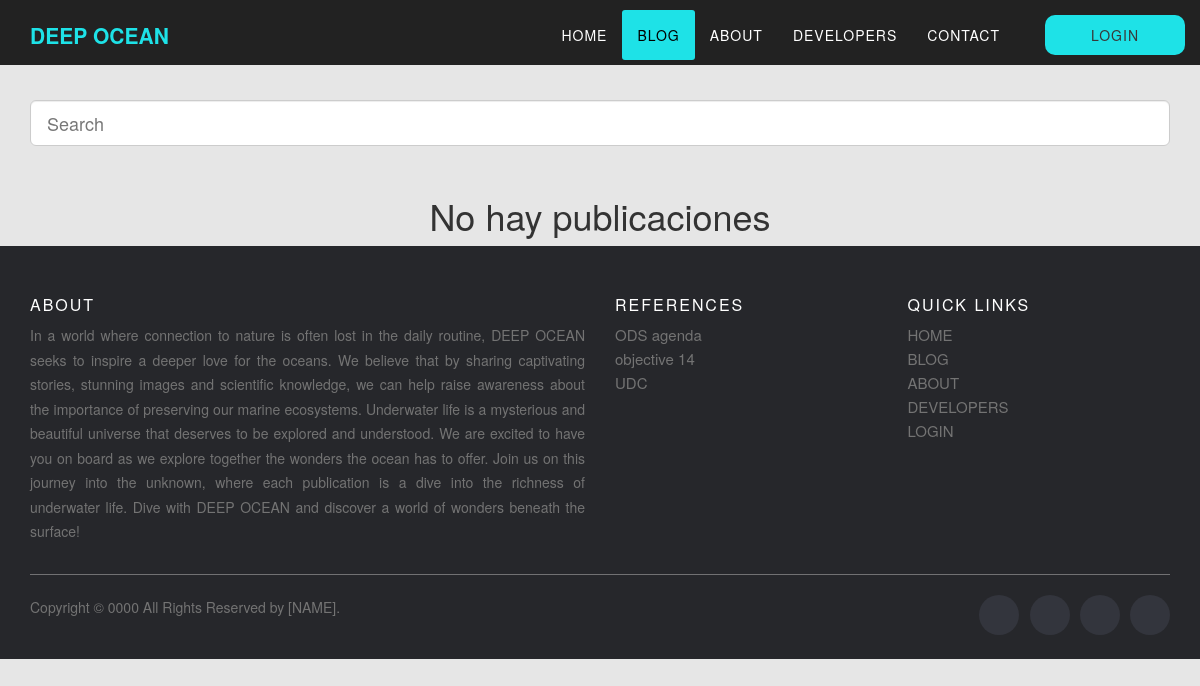
The page /blog.php on the database as committed earlier.
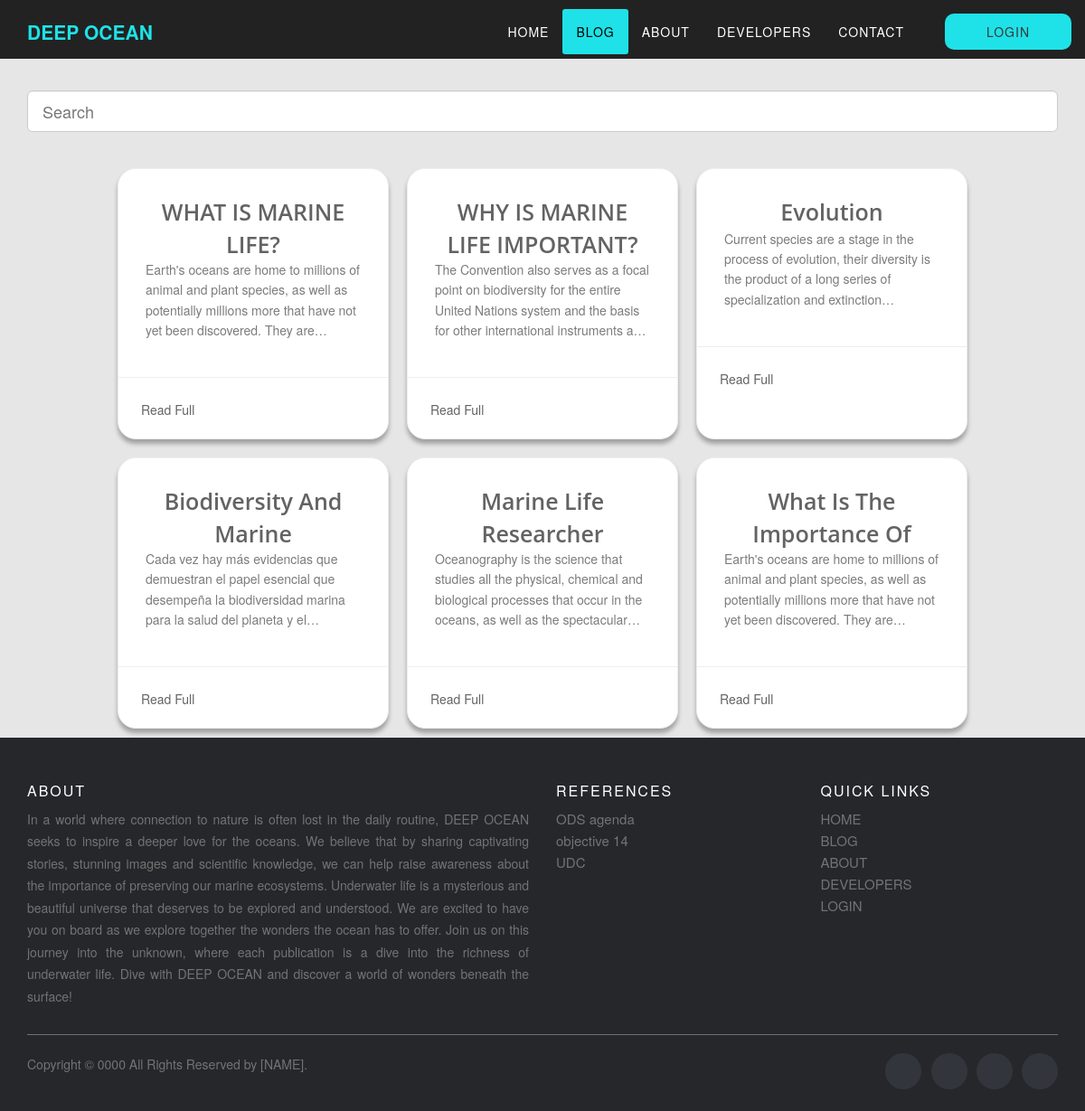
The same page on the database as committed later.
### tables this page shows
CREATE TABLE `texts` (
  `eCodeTexts` int(11) NOT NULL,
  `tContenidoTexts` varchar(1000) NOT NULL,
  `ePosicionTexts` int(11) NOT NULL,
  `epublicacionTexts` int(11) NOT NULL
);

CREATE TABLE `publicaciones` (
  `eCodePublicaciones` int(11) NOT NULL,
  `eUserPublicaciones` int(11) NOT NULL,
  `tTitlePublicaciones` varchar(100) NOT NULL,
  `fCreationPublicaciones` datetime NOT NULL,
  `fUpdatePublicaciones` datetime DEFAULT NULL,
  `eUpdatePublicaciones` int(11) DEFAULT NULL,
  `eCategoriaPublicaciones` int(11) NOT NULL,
  `bStatusPublicaciones` tinyint(1) NOT NULL
);

### db/conexion.php (called while the page is built)
<?php
	class Conexion
	{
        private $host;
        private $db;
        private $user;
        private $password;
        private $charset;
        public function __construct(){
            $this->host     = "localhost";
            $this->db       = "pag_pi";
            $this->user     = "root";
            $this->password = "";
            $this->charset  = "utf8mb4";
        }
        function connect(){
            try{
                $connection = "mysql:host=" . $this->host . ";dbname=". $this->db . ";charset=" . $this->charset;
                $options = [
                    PDO::ATTR_ERRMODE           => PDO::ERRMODE_EXCEPTION,
                    PDO::ATTR_EMULATE_PREPARES  => false,
                ];
                $pdo = new PDO($connection, $this->user, $this->password, $options);
                return $pdo;
            }catch(PDOException $e){
                print_r("Error connection: " . $e-> getMessage());
            }
        }
	}
?>

### db/peticiones/blog.php (called while the page is built, shortened)
<?php
include ("./db/conexion.php");
class Contacto extends Conexion {
    public function obtenerTodasLasPublicaciones() {
        $query = $this->connect()->query("SELECT p.eCodePublicaciones, p.tTitlePublicaciones, t.tContenidoTexts
        FROM publicaciones p
        INNER JOIN texts t On t.ePublicacionTexts = p.eCodePublicaciones
        INNER JOIN categorias c ON c.eCodeCategorias = p.eCategoriaPublicaciones
        WHERE t.ePosicionTexts = 1
        AND p.bStatusPublicaciones = 1
        AND c.bStatusCategorias = 1
        ORDER BY p.eCodePublicaciones DESC;
        ");
        $query->execute();
        if ($query->rowCount()){
            $count = 1;
            foreach ($query as $contenido) {
                $datos['publicacion' . $count] = [
                    'eCodePublicaciones'        =>  $contenido['eCodePublicaciones'],
                    'tTitlePublicaciones'       =>  $contenido['tTitlePublicaciones'],
                    'tContenidoTexts'   =>  $contenido['tContenidoTexts']
                ];
                $count++;
            }
            return $datos;
        } else {
            return false;
        }
    }
}
?>

### blog.php (the view, shortened to what this page needs)
<?php
    include("db/peticiones/blog.php");
    $contacto = new Contacto();
?>
<!DOCTYPE html>
<html lang="en">
    <head>
        <link rel="stylesheet" href="./source/library/jquery/jquery-ui-1.13.2.min.css">
        <link rel="stylesheet" href="./source/library/bootstrap/bootstrap3.2.0.min.css">
        <link rel="stylesheet" href="./source/library/fontawesome-free-5.15.4-web/css/all.min.css">
        <link rel="stylesheet" href="./css/style_navBar.css">
        <link rel="stylesheet" href="./css/style_default.css">
        <link rel="stylesheet" href="./css/style_blog.css">
        <link rel="stylesheet" href="./css/style_footer.css">
    </head>
    <body>
        <header>
            <?php include 'views/navBar.php'; ?>
        </header>
        <section class="container-search">
            <input class="form-control input-lg" type="text" placeholder="Search">
        </section>
        <section class="cards">
        <?php
            $publicaciones = $contacto->obtenerTodasLasPublicaciones();
            if ($publicaciones != false){
                foreach ($publicaciones as $publicacion) {
                    ?>
                        <div class="basic-card basic-card-light">
                            <div class="card-content">
                                <span class="card-title"> <?php echo $publicacion['tTitlePublicaciones']; ?> </span>
                                <p class="card-text">
                                    <?php echo $publicacion['tContenidoTexts']; ?>
                                </p>
                            </div>
                            <div class="card-link">
                                <a href="<?php echo "post?post=" . $publicacion['eCodePublicaciones'] ?>" title="Read Full"><span>Read Full</span></a>
                            </div>
                        </div>
                    <?php
                }
            } else {
                echo "<h1>No hay publicaciones</h1>";
            }
        ?>
        </section>
        <?php include 'views/footer.php'; ?>
    </body>
</html>

### views/navBar.php (shortened to what this page needs)
<?php
    $pagina_actual = basename($_SERVER['PHP_SELF']);
    $currentDir = dirname($_SERVER['PHP_SELF']);
?>
    <nav class="navbar navbar-default navbar-fixed-top navbar-shrink">
        <div class="container">
            <div class="navbar-header page-scroll">
                <a class="navbar-brand page-scroll" href="#page-top">DEEP OCEAN</a>
            </div>
            <div class="collapse navbar-collapse" id="bs-example-navbar-collapse-1">
                <ul class="nav navbar-nav navbar-right">
                    <li class=" <?php if ($pagina_actual == "index.php"){ echo'active'; } ?>">
                        <a class="page-scroll" href="<?php echo $currentDir; ?>/">Home</a>
                    </li>
                    <li class=" <?php if ($pagina_actual == "blog.php"){ echo'active'; } ?>">
                        <a class="page-scroll" href="<?php echo $currentDir; ?>/blog">Blog</a>
                    </li>
                    <li class=" <?php if ($pagina_actual == "about.php"){ echo'active'; } ?>">
                        <a class="page-scroll" href="<?php echo $currentDir; ?>/about">About</a>
                    </li>
                    <li class=" <?php if ($pagina_actual == "developers.php"){ echo'active'; } ?>">
                        <a class="page-scroll" href="<?php echo $currentDir; ?>/developers">Developers</a>
                    </li>
                    <li class=" <?php if ($pagina_actual == "contact.php"){ echo'active'; } ?>">
                        <a class="page-scroll" href="<?php echo $currentDir; ?>/contact">Contact</a>
                    </li>
                    <?php
                        if (isset($_SESSION['idUser'])) {
                            echo '<li class="manage-container">
                                    <a class="page-scroll manage" href="' . $currentDir . '/manage/">Manage</a>
                                </li>
                                <li class="log-out-container">
                                    <a class="page-scroll log-out" href="' . $currentDir . '/db/logout">Logout</a>
                                </li>';
                        } else {
                            echo '<li class="log-in-container">
                                    <a class="page-scroll log-in" href="' . $currentDir . '/login">Login</a>
                                </li>';
                        }
                    ?>
                </ul>
            </div>
        </div>
    </nav>

### views/footer.php
  <footer class="site-footer">
      <div class="container">
        <div class="row">
          <div class="col-sm-12 col-md-6">
            <h6>About</h6>
            <p class="text-justify">In a world where connection to nature is often lost in the daily routine, DEEP OCEAN seeks to inspire a deeper love for the oceans. We believe that by sharing captivating stories, stunning images and scientific knowledge, we can help raise awareness about the importance of preserving our marine ecosystems. Underwater life is a mysterious and beautiful universe that deserves to be explored and understood. We are excited to have you on board as we explore together the wonders the ocean has to offer. Join us on this journey into the unknown, where each publication is a dive into the richness of underwater life. Dive with DEEP OCEAN and discover a world of wonders beneath the surface!</p>
          </div>
          <div class="col-xs-6 col-md-3">
            <h6>References</h6>
            <ul class="footer-links">
              <li><a href="https://sdgs.un.org/es/goals">ODS agenda</a></li>
              <li><a href="https://www.un.org/sustainabledevelopment/es/oceans/">objective 14</a></li>
              <li><a href="hhttps://www.ucol.mx/">UDC</a></li>
            </ul>
          </div>
          <div class="col-xs-6 col-md-3">
            <h6>Quick Links</h6>
            <ul class="footer-links">
              <li><a href="<?php echo $currentDir; ?>/">HOME</a></li>
              <li><a href="<?php echo $currentDir; ?>/blog">BLOG</a></li>
              <li><a href="<?php echo $currentDir; ?>/about">ABOUT</a></li>
              <li><a href="<?php echo $currentDir; ?>/developers">DEVELOPERS</a></li>
              <li><a href="<?php echo $currentDir; ?>/login">LOGIN</a></li>
            </ul>
          </div>
        </div>
        <hr>
      </div>
      <div class="container">
        <div class="row">
          <div class="col-md-8 col-sm-6 col-xs-12">
            <p class="copyright-text">Copyright &copy; 0000 All Rights Reserved by
         <a href="#">[NAME]</a>.
            </p>
          </div>
          <div class="col-md-4 col-sm-6 col-xs-12">
            <ul class="social-icons">
              <li><a class="facebook" href="#"><i class="fa fa-facebook" aria-hidden="true"></i></a></li>
              <li><a class="twitter" href="#"><i class="fa fa-twitter"></i></a></li>
              <li><a class="dribbble" href="#"><i class="fa fa-dribbble"></i></a></li>
              <li><a class="linkedin" href="#"><i class="fa fa-linkedin"></i></a></li>
            </ul>
          </div>
        </div>
      </div>
</footer>

### css/style_navBar.css (style rules this page uses)
body { overflow-x: hidden; font-family: "Roboto Slab", "Helvetica Neue", Helvetica, Arial, sans-serif; min-height: 100vh; display: flex; flex-direction: column; }
p { font-size: 14px; line-height: 1.75; }
a, a:hover, a:focus, a:active, a.active { outline: 0; }
a { color: #1ee2e7; }
.navbar-default { font-weight: bold; }
.navbar-default { border-color: transparent; background-color: #222; }
.navbar-default .navbar-brand { font-family: "Kaushan Script", "Helvetica Neue", Helvetica, Arial, cursive; color: #1ee2e7; }
.navbar-default .navbar-collapse { border-color: rgba(255, 255, 255, 0.02); }
.navbar-default .nav li a { text-transform: uppercase; font-family: Montserrat, "Helvetica Neue", Helvetica, Arial, sans-serif; font-weight: 400; letter-spacing: 1px; color: #fff; transition: all .3s; }
.navbar-default .navbar-nav > .active > a { border-radius: 0; color: #000000; background-color: #1ee2e7; transition: all .3s; }
.log-in { background-color: #1ee2e7; border-radius: 10px; color: #383838 !important; transition: .3s all; margin-left: 3rem; }
.log-in, .log-out, .manage { margin-top: .5rem; padding: 1rem .5rem !important; }
.manage-container, .log-in-container, .log-out-container { margin-left: 2rem !important; }
.log-in-container, .log-out-container, .manage-container { margin: 0 auto; float: left; width: 150px; text-align: center; margin-bottom: 1rem; }
.log-in-container a, .log-out-container a, .manage-container a { margin-left: 1rem; }
header { max-height: 65px; height: 100%; }
@media (min-width: 768px) { nav { display: inline-block !important; max-height: 65px; } }
@media (min-width: 768px) { .navbar-default { padding: 25px 0; border: 0; background-color: transparent; -webkit-transition: padding 0.3s; -moz-transition: padding 0.3s; transition: padding 0.3s; } }
@media (min-width: 768px) { .navbar-default .navbar-brand { font-size: 2em; -webkit-transition: all 0.3s; -moz-transition: all 0.3s; transition: all 0.3s; } }
@media (min-width: 768px) { .navbar-default .navbar-nav > .active > a { border-radius: 3px; } }
@media (min-width: 768px) { .navbar-default.navbar-shrink { padding: 10px 0; background-color: #222; } }
@media (min-width: 768px) { .navbar-default.navbar-shrink .navbar-brand { font-size: 1.5em; } }

### css/style_blog.css (style rules this page uses)
body { background: #e6e6e6; }
.container-search { margin: 0 auto; margin-top: 10rem; max-width: 1140px; width: 100%; }
.cards { margin: 0 auto; margin-top: 3rem; max-width: 1140px; display: flex; flex-wrap: wrap; justify-content: center; }
.basic-card { width:300px; position: relative; max-height: 300px; overflow: hidden; margin: 1rem; background: white; border-radius: 20px; -webkit-box-shadow: 0px 5px 5px 0px rgba(0,0,0,0.3); -moz-box-shadow: 0px 5px 5px 0px rgba(0,0,0,0.3); -o-box-shadow: 0px 5px 5px 0px rgba(0,0,0,0.3); box-shadow: 0px 5px 5px 0px rgba(0,0,0,0.3); }
.basic-card .card-content { padding: 30px; }
.basic-card .card-title { font-size: 25px; font-family: 'Open Sans', sans-serif; max-height: 70px; max-width: 90% !important; width: 90% !important; overflow: hidden; white-space: normal; text-overflow: ellipsis; display: -webkit-box; -webkit-line-clamp: 2; -webkit-box-orient: vertical; margin-bottom: 10px; color: #252525; font-weight: 600; text-transform: capitalize; text-align: center; display: block; margin: 0 auto; text-align: center; }
.basic-card .card-text { line-height: 1.6; }
.basic-card .card-link { padding: 25px; width: -webkit-fill-available; margin-top: auto; }
.basic-card .card-link a { text-decoration: none; position: relative; padding: 10px 0px; }
.basic-card .card-link a:after { top: 30px; content: ""; display: block; height: 2px; left: 50%; position: absolute; width: 0; -webkit-transition: width 0.3s ease 0s, left 0.3s ease 0s; -moz-transition: width 0.3s ease 0s, left 0.3s ease 0s; -o-transition: width 0.3s ease 0s, left 0.3s ease 0s; transition: width 0.3s ease 0s, left 0.3s ease 0s; }
.basic-card-light { border: 1px solid #eee; }
.basic-card-light .card-title, .basic-card-light .card-link a { color: #636363; }
.basic-card-light .card-text { color: #7b7b7b; min-height: 90px; display: -webkit-box; -webkit-line-clamp: 4; -webkit-box-orient: vertical; overflow: hidden; }
.basic-card-light .card-link { border-top: 1px solid #eee; }
.basic-card-light .card-link a:after { background:#636363; }

Rows that differ between the two databases and show on the page:
added texts: epublicacionTexts.tTitlePublicaciones "WHAT IS MARINE LIFE?", tContenidoTexts "Earth's oceans are home to millions of animal and plant species, as well as potentially millions more that have not yet been discovered. They…"
added texts: epublicacionTexts.tTitlePublicaciones "WHY IS MARINE LIFE IMPORTANT?", tContenidoTexts "The Convention also serves as a focal point on biodiversity for the entire United Nations system and the basis for other international instruments…"
added texts: epublicacionTexts.tTitlePublicaciones "Evolution", tContenidoTexts "Current species are a stage in the process of evolution, their diversity is the product of a long series of specialization and…"
added texts: epublicacionTexts.tTitlePublicaciones "Biodiversity And…", tContenidoTexts "Cada vez hay más evidencias que demuestran el papel esencial que desempeña la biodiversidad marina para la salud del planeta y…"
added texts: epublicacionTexts.tTitlePublicaciones "Marine Life Researcher", tContenidoTexts "Oceanography is the science that studies all the physical, chemical and biological processes that occur in the oceans, as well as the…"
added texts: epublicacionTexts.tTitlePublicaciones "What Is The Importance…", tContenidoTexts "Earth's oceans are home to millions of animal and plant species, as well as potentially millions more that have not yet been discovered. They…"
Other text that changed with them:
text no longer shown: "No hay publicaciones"
